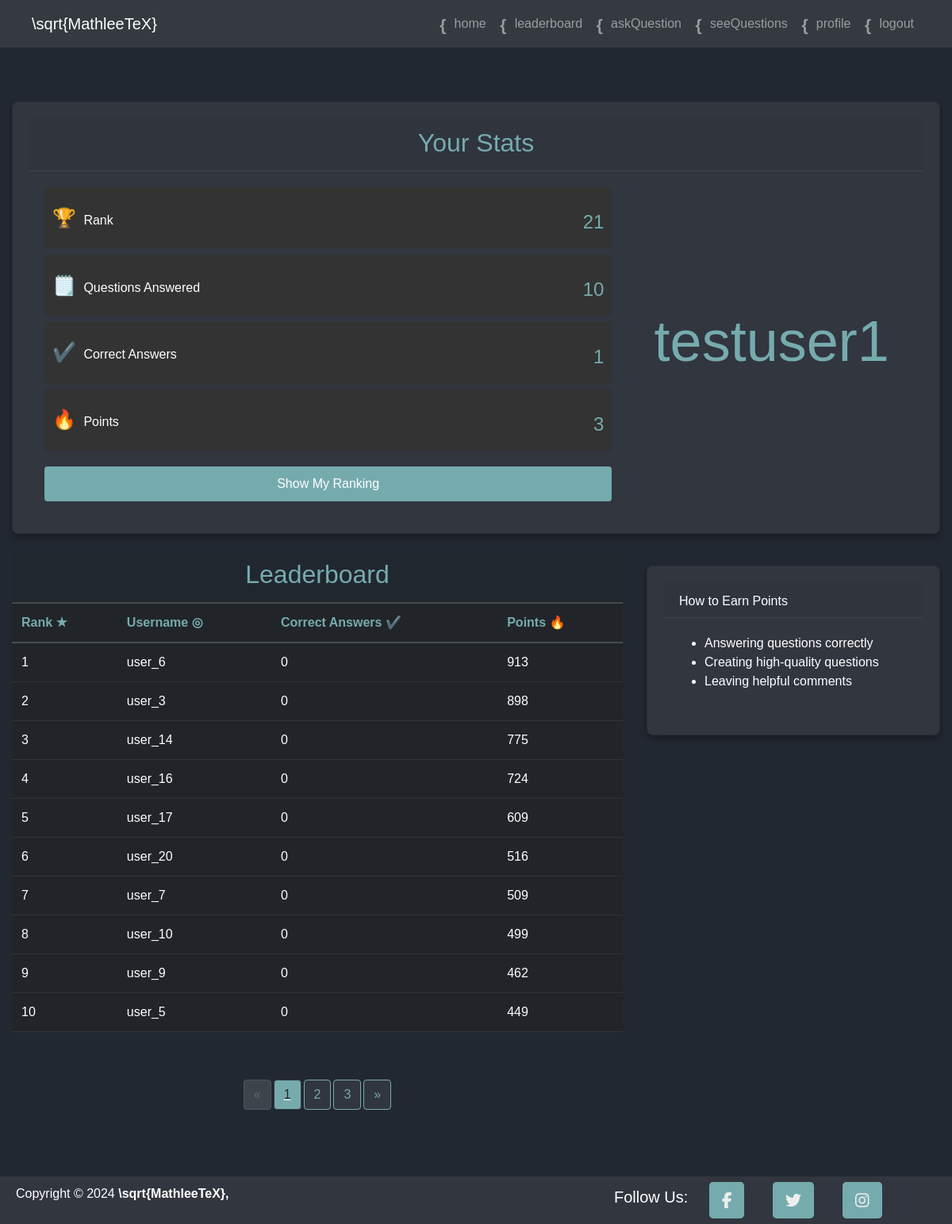
The app's page /leaderboard (signed in) with its own data.
### app/models.py (models this page shows, shortened)
class users(UserMixin, db.Model):
    user_id = db.Column(db.Integer, primary_key=True)
    username = db.Column(db.String, unique=True, nullable=False)
    email = db.Column(db.String, unique=True, nullable=False)
    password = db.Column(db.String, nullable=False)
    sign_up_date = db.Column(db.DateTime, default=datetime.utcnow)
    points = db.Column(db.Integer, default=0)
    @property
    def questions_answered_correctly(self):
        return user_answers.query.filter_by(user_id=self.user_id, is_correct=True).count()
    @property
    def total_questions_answered(self):
        return user_answers.query.filter_by(user_id=self.user_id).count()

### app/routes.py (the view, shortened to what this page needs)
@app.route('/leaderboard')
def leaderboard():
    page, per_page, offset = get_page_args(page_parameter='page', per_page_parameter='per_page')
    total = users.query.count()
    show_me = 'show_me' in request.args
    user_list = get_users(offset=offset, per_page=per_page)
    rank = None
    if current_user.is_authenticated and request.args.get('show_me'):
        rank = users.query.filter(users.points > current_user.points).count() + 1
        page = (rank - 1) // per_page + 1
        offset = (page - 1) * per_page
        user_list = get_users(offset=offset, per_page=per_page)
    pagination = Pagination(page=page, per_page=per_page, total=total)
    current_user_stats = None
    if current_user.is_authenticated:
        if rank is None:
            rank = users.query.filter(users.points > current_user.points).count() + 1
        current_user_stats = {
            'username': current_user.username,
            'points': current_user.points,
            'date_joined': current_user.sign_up_date.strftime('%Y-%m-%d'),
            'questions_answered_correctly': current_user.questions_answered_correctly,
            'total_questions_answered': current_user.total_questions_answered,
            'rank': rank
        }
    return render_template('leaderboard.html', users=user_list, page=page,
                           per_page=per_page, pagination=pagination, current_user_stats=current_user_stats)

### app/__init__.py (called while the page is built)
@login_manager.user_loader
def load_user(user_id):
    return models.users.query.get(int(user_id))

### app/routes.py (called while the page is built)
def get_users(offset=0, per_page=10):
    return users.query.order_by(users.points.desc()).slice(offset, offset + per_page).all()

### app/templates/leaderboard.html (shortened to what this page needs)
{% extends "katexscripts.html" %}
{% block body %}
<div class="container-fluid mt-5">
    <div class="row">
        {% if current_user.is_authenticated %}
        <div class="col-12 mb-4">
            <div class="card text-white">
                <div class="card-header">
                    <h2>Your Stats</h2>
                </div>
                <div class="card-body">
                    <div class="row">
                        <div class="col-md-8">
                            <div class="stat-container d-flex align-items-center justify-content-between mb-2">
                                <div>
                                    <span class="stat-icon">🏆</span>
                                    <span>Rank</span>
                                </div>
                                <h4>{{ current_user_stats.rank }}</h4>
                            </div>
                            <div class="stat-container d-flex align-items-center justify-content-between mb-2">
                                <div>
                                    <span class="stat-icon">🗒️</span>
                                    <span>Questions Answered</span>
                                </div>
                                <h4>{{ current_user_stats.total_questions_answered }}</h4>
                            </div>
                            <div class="stat-container d-flex align-items-center justify-content-between mb-2">
                                <div>
                                    <span class="stat-icon">✔️</span>
                                    <span>Correct Answers</span>
                                </div>
                                <h4>{{ current_user_stats.questions_answered_correctly }}</h4>
                            </div>
                            <div class="stat-container d-flex align-items-center justify-content-between mb-2">
                                <div>
                                    <span class="stat-icon">🔥</span>
                                    <span>Points</span>
                                </div>
                                <h4>{{ current_user_stats.points }}</h4>
                            </div>
                            {% if current_user_stats %}
                            <a href="{{ url_for('leaderboard', show_me=True) }}" class="start-button btn btn-info">Show My Ranking</a>
                            {% endif %}
                        </div>
                        <div class="col-md-4 d-flex align-items-center justify-content-center">
                            <div class="username-display text-center">
                                <h1 class="display-3">{{ current_user.username }}</h1>
                            </div>
                        </div>
                    </div>
                </div>
        </div>
        {% endif %}
        <div class="row">
        <div class="col-md-8">
            <div class="card-header">
                <h2>Leaderboard</h2>
              </div>
            <table class="table table-dark table-hover">
                <thead>
                    <tr>
                        <th scope="col">Rank ★</th>
                        <th scope="col">Username ◎</th>
                        <th scope="col">Correct Answers ✔️</th>
                        <th scope="col">Points 🔥</th>
                    </tr>
                </thead>
                <tbody>
                    {% for user in users %}
                    <tr class="{{ 'table-info' if current_user.is_authenticated and user.username == current_user.username }}">
                        <td>{{ loop.index + (page - 1) * per_page }}</td>
                        <td>{{ user.username }}</td>
                        <td>{{ user.questions_answered_correctly }}</td>
                        <td>{{ user.points }}</td>
                    </tr>
                    {% endfor %}
                </tbody>
            </table>
            <br>
            {% if pagination.total_pages > 1 %}
            <nav>
                {{ pagination.links }}
            </nav>
            {% endif %}
        </div>
        <div class="col-md-4">
            <div class="card  text-white">
                <div class="card-header">How to Earn Points</div>
                <div class="card-body">
                    <ul>
                        <li>Answering questions correctly</li>
                        <li>Creating high-quality questions</li>
                        <li>Leaving helpful comments</li>
                    </ul>
                </div>
            </div>
        </div>
        </div>
    </div>
</div>
{% endblock %}

### app/static/CSS/style.css (style rules this page uses)
body { margin: 0; padding-top: 60px; font-family: "Computer Modern Bright", sans-serif; background-color: #222831; color: #FFF; }

### records on screen
users: username "testuser1"
users: username "user_6", questions_answered_correctly "0", points "913"
users: username "user_3", questions_answered_correctly "0", points "898"
users: username "user_14", questions_answered_correctly "0", points "775"
users: username "user_16", questions_answered_correctly "0", points "724"
users: username "user_17", questions_answered_correctly "0", points "609"
users: username "user_20", questions_answered_correctly "0", points "516"
users: username "user_7", questions_answered_correctly "0", points "509"
users: username "user_10", questions_answered_correctly "0", points "499"
users: username "user_9", questions_answered_correctly "0", points "462"
users: username "user_5", questions_answered_correctly "0", points "449"

### other values on screen
{{ current_user_stats.rank }} "21"
{{ current_user_stats.total_questions_answered }} "10"
{{ current_user_stats.questions_answered_correctly }} "1"
{{ current_user_stats.points }} "3"
{{ pagination.links }} "« 1 2 3 »"
